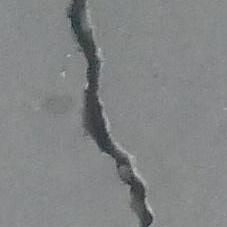
%> input picture Image Processing for Engineering and Science/Data/Concrete Crack Images/00001.jpg, 227 x 227 px
$ octave --eval "result = trySegmentCrackImage(imread('../Data/Concrete Crack Images/00001.jpg'));"   (GNU Octave 9; MATLAB toolbox functions it lacks are replaced by stand-ins)
%> lines starting %> are read from the running program, lines starting %| are printed output that depends on the picture; in (x1, y1, x2, y2) boxes, pixels count from 0 and x2, y2 are one past the last pixel; in counts of white or black regions, pixels touching at a corner belong together; the program's own positions count from 1
function [BW,maskedImage] = trySegmentCrackImage(RGB)
%segmentImage Segment image using auto-generated code from Image Segmenter app
%  [BW,MASKEDIMAGE] = segmentImage(RGB) segments image RGB using
%  auto-generated code from the Image Segmenter app. The final segmentation
%  is returned in BW, and a masked image is returned in MASKEDIMAGE.

% Auto-generated by imageSegmenter app on 06-Oct-2023
%----------------------------------------------------


% Threshold image with manual threshold
BW = im2gray(RGB) > 1.007100e+02;
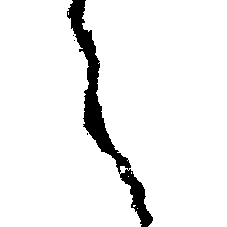
%> BW: size 227x227 logical; 93.9% white; 4 black regions (3 under 20 px), largest, box (x1, y1, x2, y2) and area: (67, 0, 153, 227) 3156

% Open mask with default
radius = 3;
decomposition = 0;
se = strel('disk', radius, decomposition);
BW = imopen(BW, se);
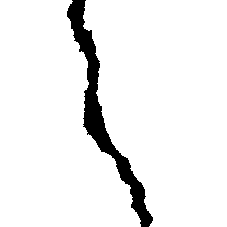
%> BW: size 227x227 logical; 93.6% white; 1 black region, box (x1, y1, x2, y2) and area: (67, 0, 153, 227) 3296

% Close mask with default
radius = 4;
decomposition = 0;
se = strel('disk', radius, decomposition);
BW = imclose(BW, se);
%> BW: size 227x227 logical; 93.7% white; 1 black region, box (x1, y1, x2, y2) and area: (67, 0, 153, 227) 3252

% Fill holes
BW = imfill(BW, 'holes');

% Create masked image.
maskedImage = RGB;
%> maskedImage is the input picture: size 227x227x3 uint8; mean R, G, B 130.7, 132.7, 133.4
maskedImage(repmat(~BW,[1 1 3])) = 0;
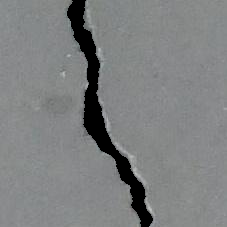
%> maskedImage: size 227x227x3 uint8; 6.31% of pixels changed, all inside (x1, y1, x2, y2) = (67, 0, 153, 227)
end

$ run again, on Image Processing for Engineering and Science/Data/Concrete Crack Images/00007.jpg
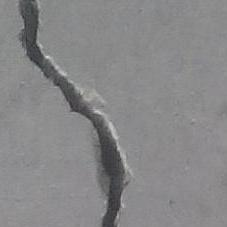
%> input picture Image Processing for Engineering and Science/Data/Concrete Crack Images/00007.jpg, 227 x 227 px
%> in trySegmentCrackImage, `BW = im2gray(RGB) > 1.007100e+02;`:
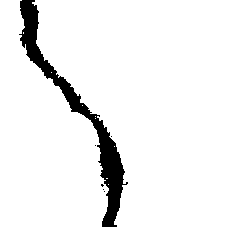
%> BW: size 227x227 logical; 93.4% white; 6 black regions (5 under 20 px), largest, box (x1, y1, x2, y2) and area: (19, 0, 128, 227) 3402
%> in trySegmentCrackImage, maskedImage is the input picture: size 227x227x3 uint8; mean R, G, B 135.4, 135.1, 136.1
%> in trySegmentCrackImage, `maskedImage(repmat(~BW,[1 1 3])) = 0;`:
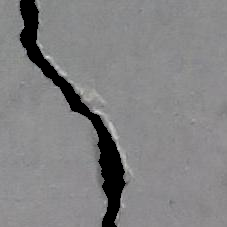
%> maskedImage: size 227x227x3 uint8; 6.86% of pixels changed, all inside (x1, y1, x2, y2) = (20, 0, 126, 227)
